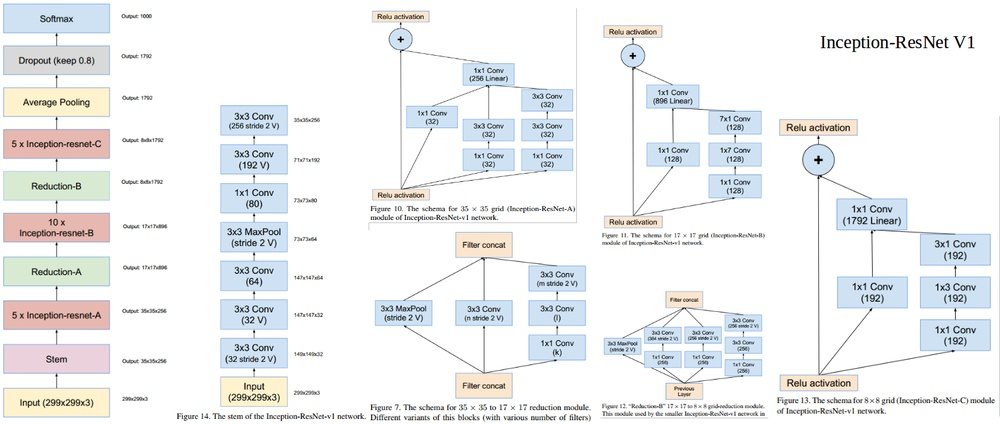
#> input picture FaceNet + MTCNN/data/2.jpg, 1000 x 424 px, shrunk from 1579 x 669 before the run
$ python -i FocusMask.py   (imports and definitions only)
#> lines starting #> are read from the running program, lines starting #| are printed output that depends on the picture; after the words box and inside, x2 and y2 are one past the last pixel; in counts of white or black regions, pixels touching at a corner belong together
from .include import *


def blur_mask(img):
    assert isinstance(img, np.ndarray), 'img_col must be a numpy array'
    assert img.ndim == 3, 'img_col must be a color image ({0} dimensions currently)'.format(img.ndim)
    msk, val, blurry = blur_detector(img)
    msk = cv2.convertScaleAbs(255-(255*msk/np.max(msk)))
    msk[msk < 50] = 0
    msk[msk > 127] = 255
    msk = remove_border(msk)
    msk = morphology(msk)
    result = np.sum(msk)/(255.0*msk.size)
    return result

def evaluate(img_col, thresh = 10):
    np.seterr(all='ignore')
    assert isinstance(img_col, np.ndarray), 'img_col must be a numpy array'
    assert img_col.ndim == 3, 'img_col must be a color image ({0} dimensions currently)'.format(img_col.ndim)
    img_gry = cv2.cvtColor(img_col, cv2.COLOR_RGB2GRAY)
    rows, cols = img_gry.shape
    crow, ccol = int(rows/2), int(cols/2)
    f = np.fft.fft2(img_gry)
    fshift = np.fft.fftshift(f)
    fshift[crow-75:crow+75, ccol-75:ccol+75] = 0
    f_ishift = np.fft.ifftshift(fshift)
    img_fft = np.fft.ifft2(f_ishift)
    img_fft = 20*np.log(np.abs(img_fft))

    result = np.mean(img_fft)
    return img_fft, result, result < thresh

def remove_border(msk, width=50):
    assert isinstance(msk, np.ndarray), 'msk must be a numpy array'
    assert msk.ndim == 2, 'msk must be a greyscale image'
    dh, dw = map(lambda i: i//width, msk.shape)
    h, w = msk.shape
    msk[:dh, :] = 255
    msk[h-dh:, :] = 255
    msk[:, :dw] = 255
    msk[:, w-dw:] = 255
    return msk

def morphology(msk):
    assert isinstance(msk, np.ndarray), 'msk must be a numpy array'
    assert msk.ndim == 2, 'msk must be a greyscale image'
    kernel = cv2.getStructuringElement(cv2.MORPH_ELLIPSE, (5, 5))
    msk = cv2.erode(msk, kernel, iterations=1)
    kernel = cv2.getStructuringElement(cv2.MORPH_ELLIPSE, (3, 3))
    msk = cv2.morphologyEx(msk, cv2.MORPH_CLOSE, kernel)
    msk[msk < 128] = 0
    msk[msk > 127] = 255
    return msk

def blur_detector(img_col, thresh=10):
    assert isinstance(img_col, np.ndarray), 'img_col must be a numpy array'
    assert img_col.ndim == 3, 'img_col must be a color image ({0} dimensions currently)'.format(img_col.ndim)
    return evaluate(img_col=img_col, thresh=thresh)

>>> import cv2
>>> picture = cv2.cvtColor(cv2.imread('../../FaceNet + MTCNN/data/2.jpg'), cv2.COLOR_BGR2RGB)
>>> result = blur_mask(picture)
#> in evaluate, `img_gry = cv2.cvtColor(img_col, cv2.COLOR_RGB2GRAY)`:
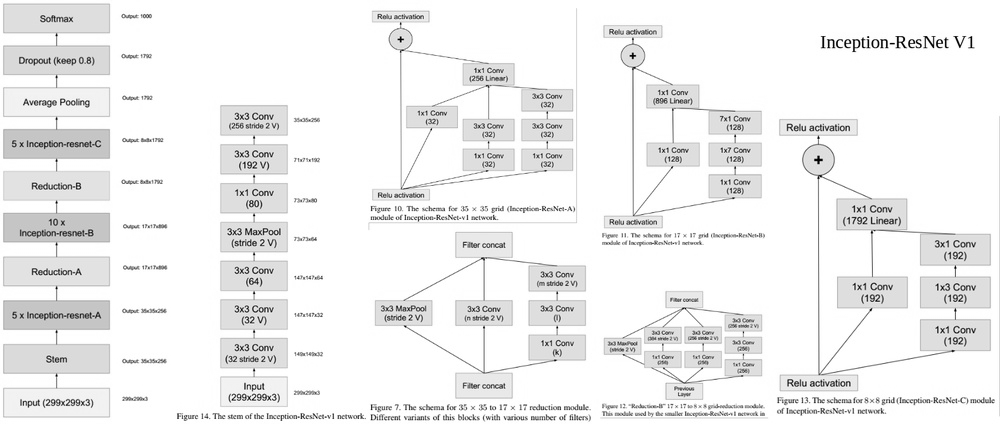
#> img_gry: shape (424, 1000); min 0, max 255, mean 239.9
#> in evaluate, `img_fft = 20*np.log(np.abs(img_fft))`:
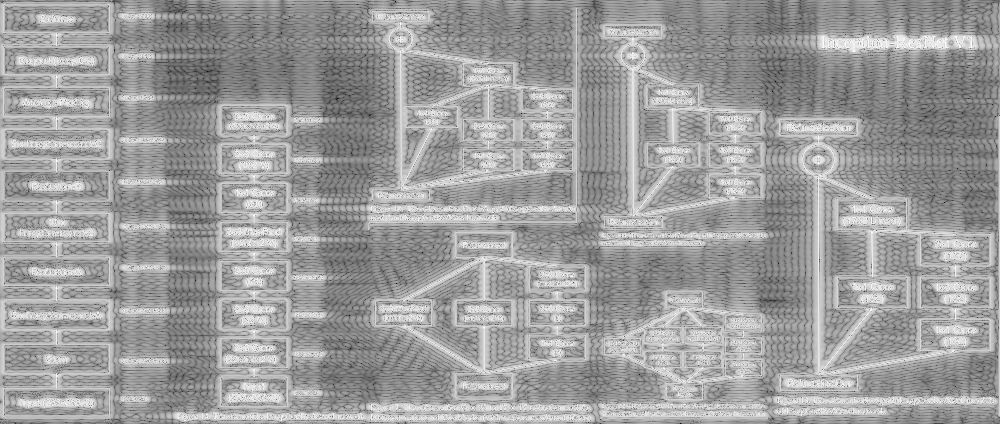
#> img_fft: shape (424, 1000) float64; min -110.8, max 106.5, mean 23; drawn with min black and max white
#> in evaluate, `result = np.mean(img_fft)`: result = 22.99
#> in blur_mask, `msk, val, blurry = blur_detector(img)`: blurry = False
#> in blur_mask, `msk[msk < 50] = 0`:
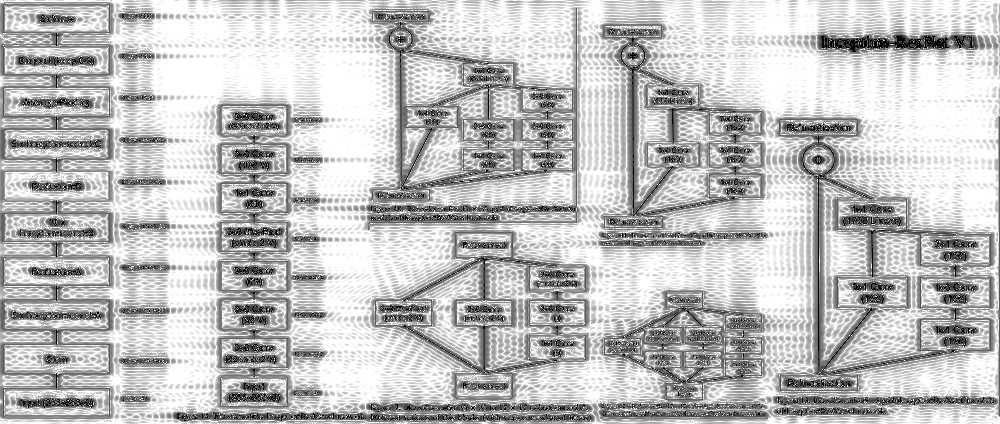
#> msk: shape (424, 1000); min 0, max 255, mean 192.8
#> in blur_mask, `msk[msk > 127] = 255`:
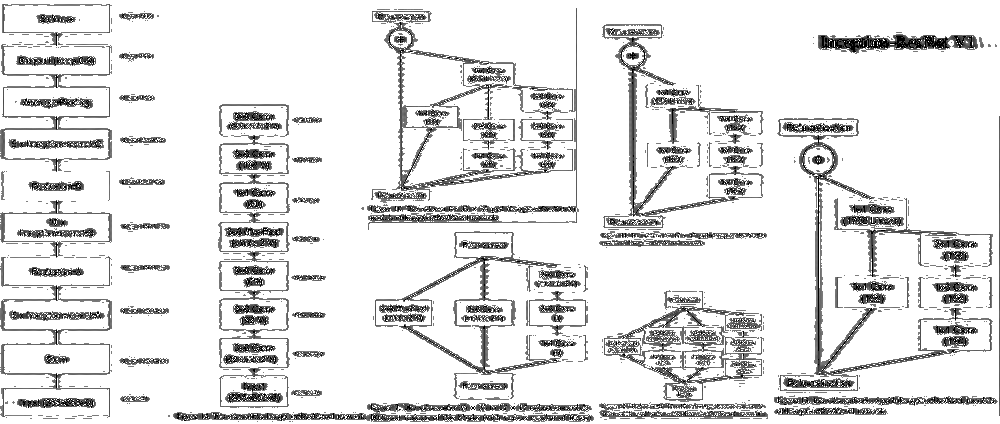
#> msk: shape (424, 1000); min 0, max 255, mean 227.7
#> in remove_border, `msk[:, w-dw:] = 255`:
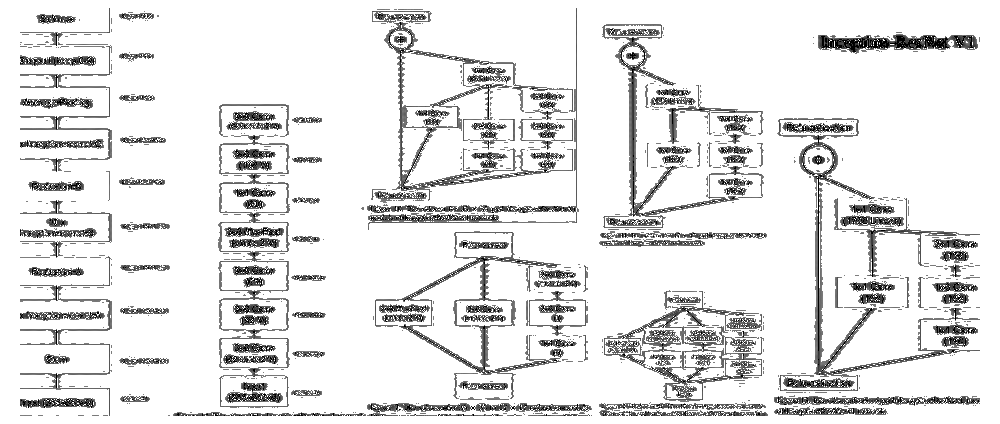
#> msk: shape (424, 1000); min 0, max 255, mean 229.5
#> in morphology, `msk = cv2.erode(msk, kernel, iterations=1)`:
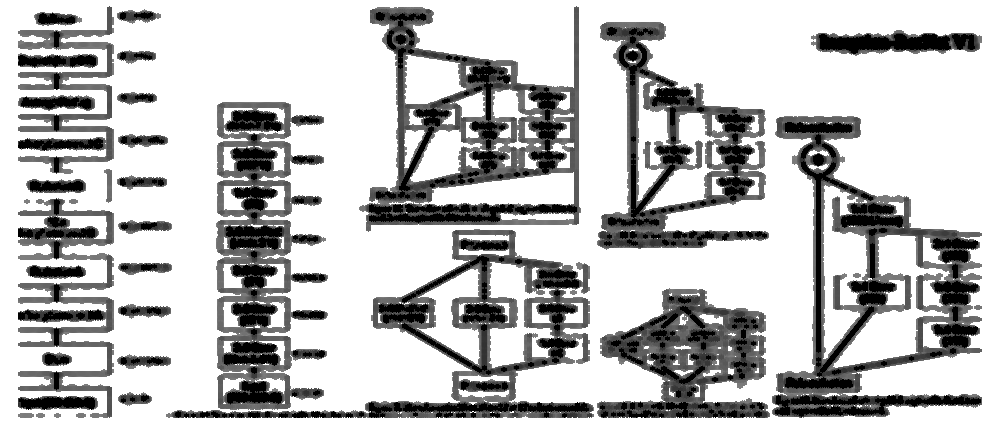
#> msk: shape (424, 1000); min 0, max 255, mean 191.5
#> in morphology, `msk[msk < 128] = 0`:
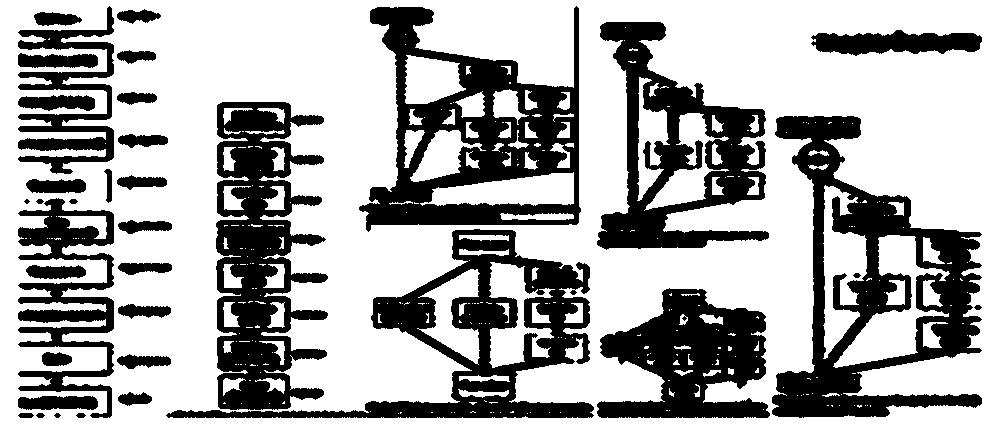
#> msk: shape (424, 1000); 66.8% white; 36 black regions (1 under 20 px), largest, box (x1, y1, x2, y2) and area: (772, 116, 982, 418) 23627, (359, 6, 581, 232) 21138, (216, 102, 328, 410) 20066
#> in blur_mask, `result = np.sum(msk)/(255.0*msk.size)`: result = 0.668
#> result = 0.668
